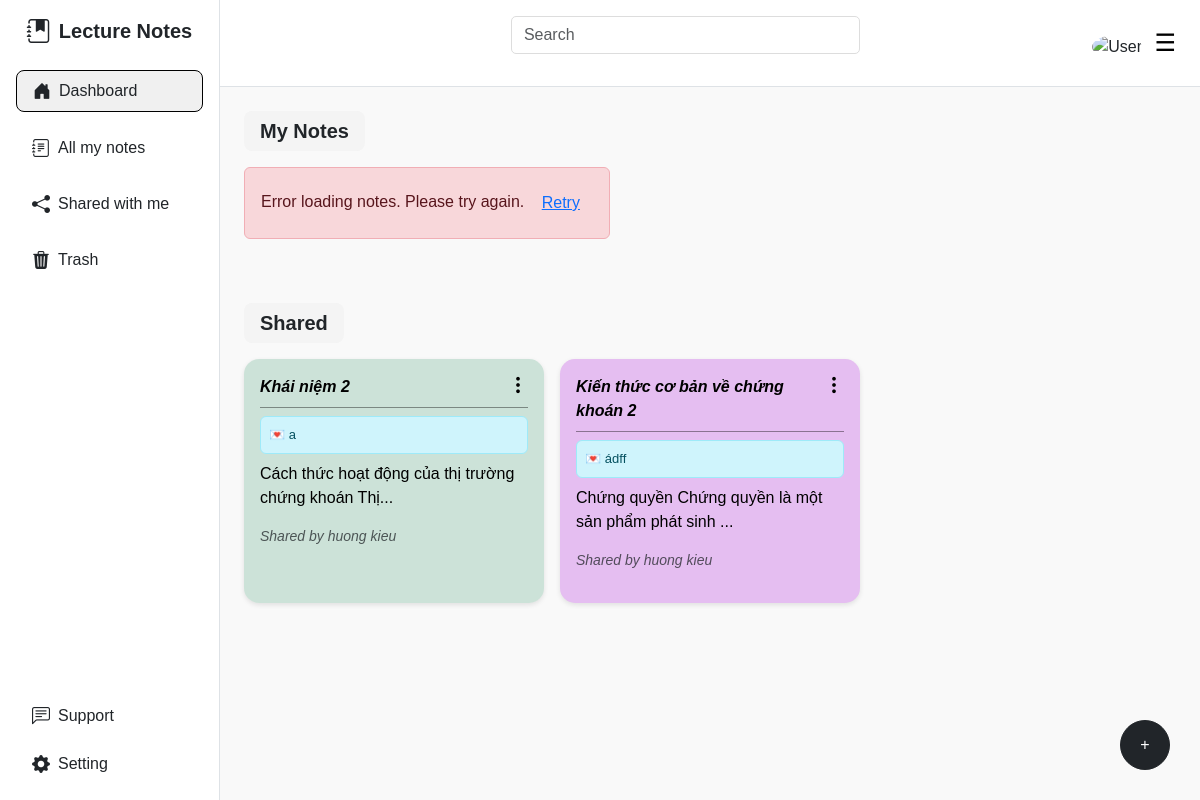
Page /dashboard (signed in) on the committed database.
### website/models.py (models this page shows, shortened)
class ShareNote(db.Model):
    id = db.Column(db.Integer, primary_key=True)
    note_id = db.Column(db.Integer, db.ForeignKey('note.id'), nullable=False)
    sharer_id = db.Column(db.Integer, db.ForeignKey('user.id'), nullable=False)
    recipient_id = db.Column(db.Integer, db.ForeignKey('user.id'), nullable=False)
    shared_at = db.Column(db.DateTime, default=datetime.utcnow)
    note = db.relationship('Note', backref=db.backref('shared_notes', lazy=True))
    sharer = db.relationship('User', foreign_keys=[sharer_id], backref=db.backref('shared_note', lazy=True))
    recipient = db.relationship('User', foreign_keys=[recipient_id], backref=db.backref('shared_with', lazy=True))
    can_edit = db.Column(db.Boolean, default=False)
    message = db.Column(db.String(200), nullable=True)

class Note(db.Model):
    id = db.Column(db.Integer, primary_key=True)
    title = db.Column(db.String(200), nullable=False)
    content = db.Column(db.Text, nullable=False)
    color = db.Column(db.String(20), default='note-green')
    created_at = db.Column(db.DateTime, default=datetime.utcnow)
    updated_at = db.Column(db.DateTime, default=datetime.utcnow)
    user_id = db.Column(db.Integer, db.ForeignKey('user.id'), nullable=False)
    user = db.relationship('User', backref=db.backref('notes', lazy=True))

class User(db.Model, UserMixin):
    id = db.Column(db.Integer, primary_key=True)
    first_name = db.Column(db.String(150), nullable=False)
    last_name = db.Column(db.String(150), nullable=False)
    email = db.Column(db.String(150), unique=True, nullable=False)
    password_hash = db.Column(db.String(150), nullable=False)
    role = db.Column(db.String(10), nullable=False, default='user')  # 'user' hoặc 'admin'
    status = db.Column(db.String(20), default='Active') # ['Active', 'Locked', 'Inactive']
    gender = db.Column(db.String(10), nullable=False)
    created_at = db.Column(db.DateTime, default=datetime.utcnow)

### website/views.py (the view)
@views.route('/dashboard')
@login_required
def dashboard():
    shared_notes = ShareNote.query.filter_by(recipient_id=current_user.id).all()
    return render_template('dashboard.html', user=current_user, shared_notes=shared_notes)

### website/__init__.py (called while the page is built)
def create_app():
    app = Flask(__name__)
    app.config.from_object(Config)
    db.init_app(app)
    from .views import views
    from .auth import auth
    from .api import api
    from .admin import admin
    app.register_blueprint(views, url_prefix='/')
    app.register_blueprint(auth, url_prefix='/')
    app.register_blueprint(api, url_prefix='/api')
    app.register_blueprint(admin, url_prefix='/admin')
    from .models import User
    login_manager = LoginManager()
    login_manager.login_view = 'auth.login'
    login_manager.init_app(app)
    @login_manager.user_loader
    def load_user(user_id):
        return User.query.get(int(user_id))
    create_database(app)
    return app

### website/templates/dashboard.html (shortened to what this page needs)
{% extends 'base.html' %}
{% block content %}
<div class="content p-4 flex-grow-1">
    <div class="title-block p-2 px-3 mb-3">
        <h5 class="fw-bold m-0">My Notes</h5>
    </div>
    <div id="myNotesContainer" class="dashboard-container d-flex flex-wrap gap-3 mb-5" data-limit="9">
    </div>
    <div class="title-block p-2 px-3 mb-3">
        <h5 class="fw-bold m-0">Shared</h5>
    </div>
    <div class="d-flex flex-wrap gap-3 mb-5" id="sharedNotesContainer">
        {% if shared_notes|length == 0 %}
        <div class="text-center w-100">
            <p class="text-muted">Don't have note share with you</p>
        </div>
        {% else %}
        {% for shared_note in shared_notes %}
        <div class="note-card {{ shared_note.note.color }} position-relative p-3" onclick="window.location.href='/note_detail/{{ shared_note.note.id }}'">
            <div class="note-content">
                <div class="note-header d-flex justify-content-between align-items-start pb-1">
                    <strong><em>{{ shared_note.note.title }}</em></strong>
                    <div class="dropdown">
                        <button class="btn btn-link p-0 border-0" type="button" data-bs-toggle="dropdown" aria-expanded="false">
                            <i class="bi bi-three-dots-vertical"></i>
                        </button>
                    </div>
                </div>
                <div class="card-separator"></div>
                {% if shared_note.message %}
                <div class="alert alert-info p-2 mb-2" role="alert" style="font-size: 13px;">
                    💌 {{ shared_note.message }}
                </div>
                {% endif %}
                <p class="mt-2">
                    {{ shared_note.note.content[:50] }}{% if shared_note.note.content|length > 50 %}...{% endif %}
                </p>
                <p class="text-muted fst-italic" style="font-size: 14px;">
                    Shared by {{ shared_note.sharer.first_name }} {{ shared_note.sharer.last_name }}
                </p>
            </div>
        </div>
        {% endfor %}
        {% endif %}
    </div>
    <button type="button" class="btn btn-dark rounded-circle position-fixed"
        style="bottom: 30px; right: 30px; width: 50px; height: 50px;"
        data-bs-toggle="modal" data-bs-target="#createNoteModal">
        +
    </button>
</div>
{% endblock %}

### website/static/dashboard.css (style rules this page uses)
body { font-family: Arial, sans-serif; background-color: #f9f9f9; }
.note-card { border-radius: 15px; color: #fff; padding: 20px; width: 300px; min-height: 180px; box-shadow: 0 2px 5px rgba(0, 0, 0, 0.1); transition: transform 0.1s; cursor: pointer; position: relative; }
.note-header strong em { font-weight: bold; }
.note-green { background-color: rgba(25, 135, 84, 0.2); color: #000; }
.note-purple { background-color: #E5BEF1; color: #000; }
.bi-three-dots-vertical { color: #000; font-size: 20px; cursor: pointer; }
.title-block { background-color: #f4f4f4; border-radius: 8px; display: inline-block; width: auto; padding: 5px 15px; margin-bottom: 10px; }
.card-separator { border-bottom: 1px solid rgba(0, 0, 0, 0.4); margin-top: 4px; margin-bottom: 8px; }
.note-card p { overflow: hidden; text-overflow: ellipsis; display: -webkit-box; -webkit-line-clamp: 3; -webkit-box-orient: vertical; }
.note-card::after { content: 'Click to view detail'; position: absolute; bottom: 10px; right: 10px; font-size: 12px; opacity: 0; transition: opacity 0.2s; }
.dropdown { position: relative; z-index: 2; }
.note-card .dropdown { position: relative; z-index: 10; }

### rows in the picture
ShareNote: note "Khái niệm 2", message "a", note "Cách thức hoạt động của thị trường chứng khoán Thị", sharer.first_name "huong", sharer.last_name "kieu"
ShareNote: note "Kiến thức cơ bản về chứng khoán 2", message "ádff", note "Chứng quyền Chứng quyền là một sản phẩm phát sinh", sharer.first_name "huong", sharer.last_name "kieu"
